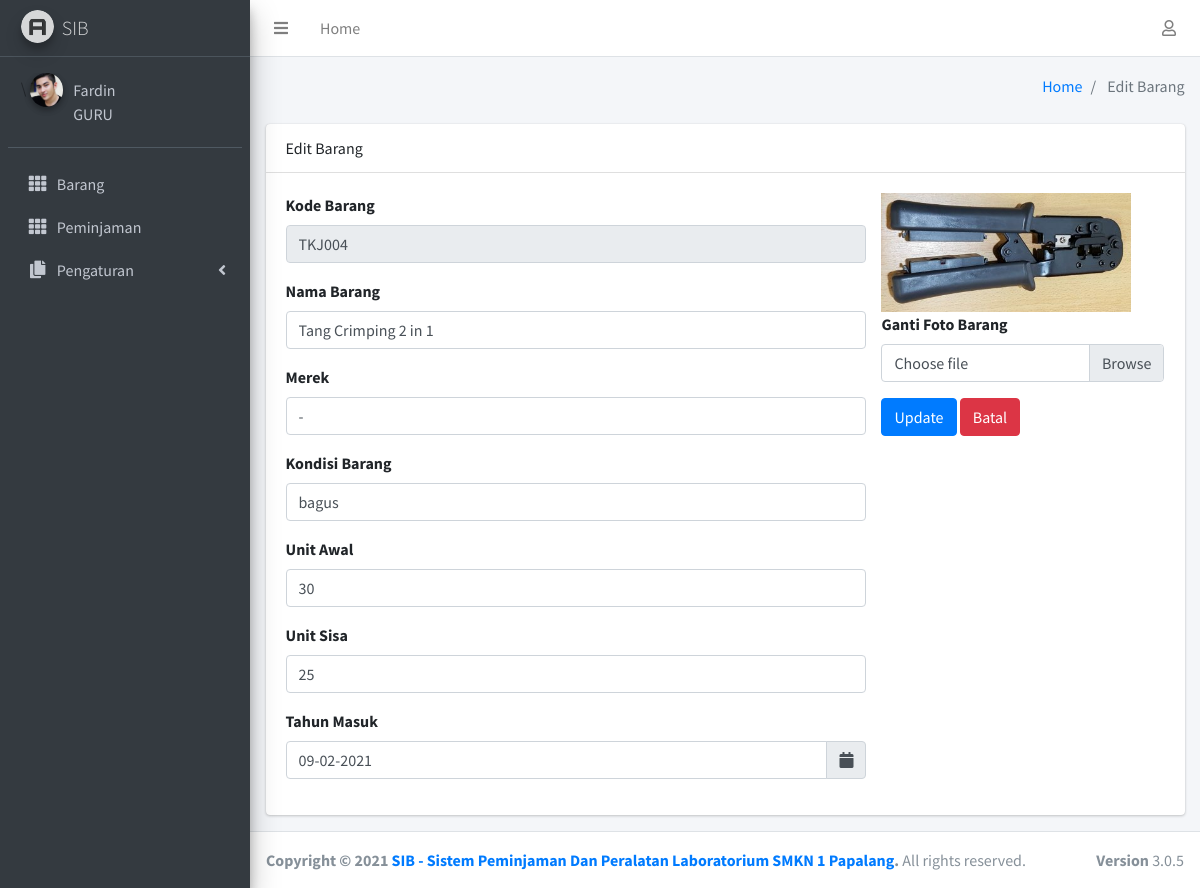
The page /dashboard/editbarang.php?id=13 (signed in) on the database as committed earlier.
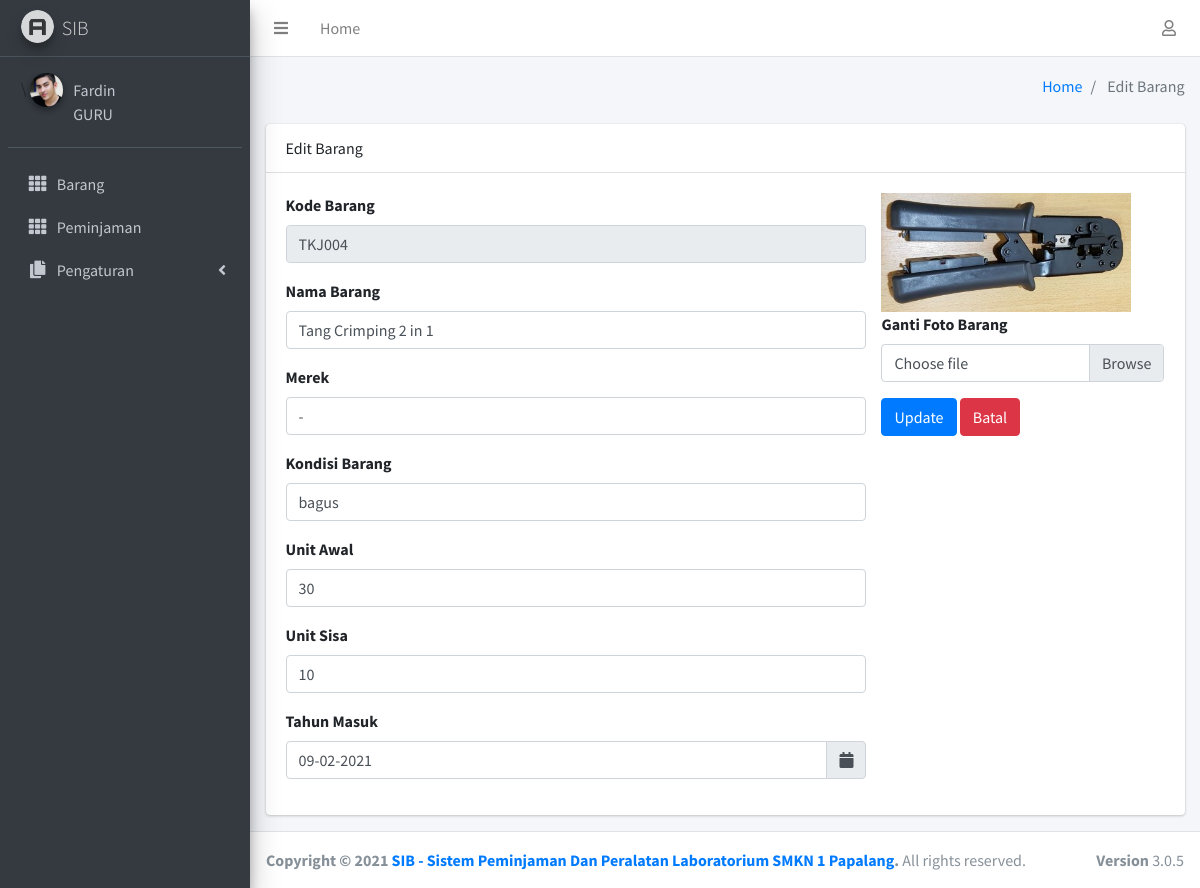
The same page on the database as committed later.
### tables this page shows
CREATE TABLE `barang` (
  `id_barang` int(11) NOT NULL,
  `kodebarang` varchar(100) NOT NULL,
  `namabarang` varchar(100) NOT NULL,
  `kondisibarang` varchar(300) NOT NULL,
  `merek` varchar(100) NOT NULL,
  `stok` varchar(100) NOT NULL,
  `stoksisa` varchar(200) NOT NULL,
  `tahun` varchar(100) NOT NULL,
  `gambar` varchar(200) NOT NULL,
  `jurusan` varchar(100) NOT NULL
);

### dashboard/editbarang.php (the view, shortened to what the changed rows need)
<?php
include "global_header.php"; ?>
<div class="content">
    <div class="container-fluid">
        <div class="row">
            <div class="col-lg-12">
                <div class="card">
                    <div class="card-body">
                    <?php
                    $query = $koneksi->query("SELECT * FROM barang WHERE id_barang = '$_GET[id]'");
                    if(is_array($query) || is_object($query)){
                    foreach ($query as $data) {
                    ?>
                        <form action="prosesedit.php?id=<?= $_GET['id'];?>" method="post" enctype="multipart/form-data">
                            <div class="row">
                                <div class="col-md-8">
                                <div class="form-group">
                                        <label>Kode Barang</label>
                                        <input class="form-control" name="kodebarang" id="kodebarang" type="text"
                                            value="<?= $data['kodebarang']; ?>" readonly>
                                    </div>
                                    <div class="form-group">
                                        <label>Nama Barang</label>
                                        <input class="form-control" name="namabarang" id="nama" type="text"
                                            value="<?= $data['namabarang']; ?>" placeholder="Masukkan Nama Barang">
                                    </div>
                                    <div class="form-group">
                                        <label>Merek</label>
                                        <input class="form-control" name="merek" id="harga" type="text"
                                            value="<?= $data['merek']; ?>" placeholder="Masukkan merek barang">
                                    </div>
                                    <div class="form-group">
                                        <label>Kondisi Barang</label>
                                        <input class="form-control" name="kondisibarang" id="harga" type="text"
                                            value="<?= $data['kondisibarang']; ?>" placeholder="Masukkan kondisi barang">
                                    </div>
                                    <div class="form-group">
                                        <label>Unit Awal</label>
                                        <input class="form-control" name="stok" id="stok" type="number"
                                            value="<?= $data['stok']; ?>" placeholder="Masukkan jumlah stok">
                                    </div>
                                    <div class="form-group">
                                        <label>Unit Sisa</label>
                                        <input class="form-control" name="stoksisa" id="stok" type="number"
                                            value="<?= $data['stoksisa']; ?>" placeholder="Masukkan jumlah stok">
                                    </div>
                                    <div class="form-group">
                                        <label>Tahun Masuk</label>
                                        <div class="input-group date" id="reservationdate" data-target-input="nearest">
                                            <input name="tahun" type="text" class="form-control datetimepicker-input"
                                                value="<?= $data['tahun']; ?>" data-target="#reservationdate">
                                            <div class="input-group-append" data-target="#reservationdate"
                                                data-toggle="datetimepicker">
                                                <div class="input-group-text"><i class="fa fa-calendar"></i></div>
                                            </div>
                                        </div>
                                    </div>
                                </div>
                                <div class="col-md-4">
                                        <img src="./img/barang/<?= $data['gambar']; ?>" style="
    width: 250px;
" alt="">
                                        <div class="form-group">
                                        <label for="foto">Ganti Foto Barang</label>
                                        <div class="custom-file">
                                            <label class="custom-file-label" for="customFile">Choose file</label>
                                        </div>
                                    </div>
                                    <div class="form-group form-actions">
                                        <input class="btn btn-primary"  type="submit" value="Update">
                                        <input class="btn btn-danger" id="reset" type="reset" value="Batal"
                                            onclick="self.history.back()">
                                    </div>
                                </div>
                            </div>
                        </form>
                        <?php }} ?>
                    </div>
                </div>
            </div>
        </div>
    </div>
</div>
</div>
<?php include "global_footer.php"; ?>

Rows that differ between the two databases and show on the page:
changed barang "TKJ004": stoksisa "25" → "10"
